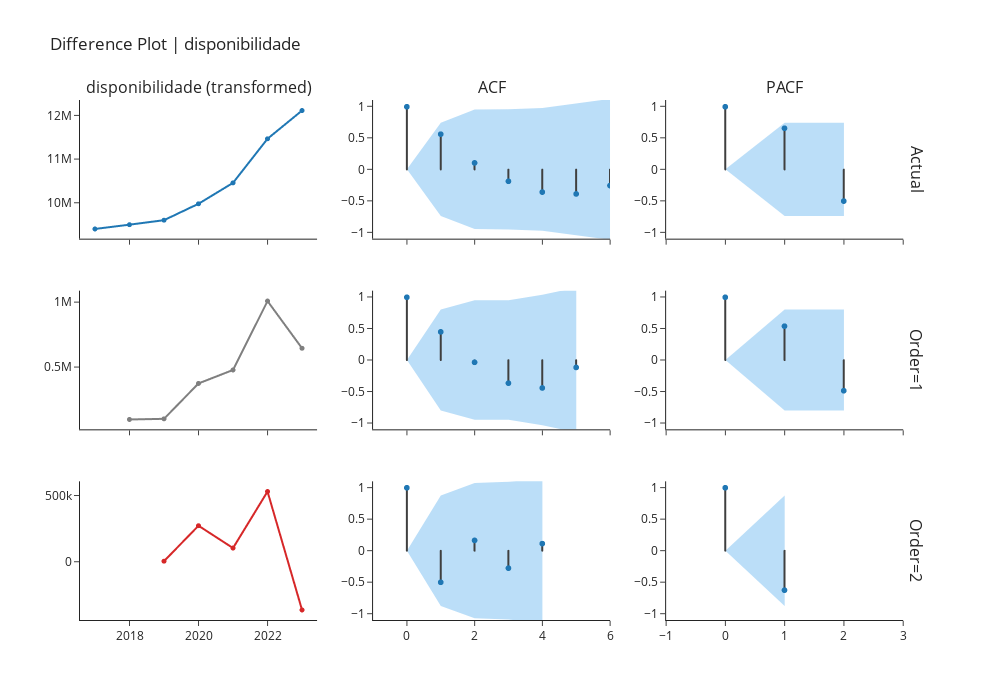

This figure's notebook cell:
### Markdown cell above
## Difference Plot Using Order

### Code cell
exp.plot_model(plot="diff", 
               data_kwargs={"order_list": [1, 2], "acf": True, "pacf": True},
               fig_kwargs = {"height":700,"width":1000,"template": "simple_white","hoverinfo":"skip","big_data_threshold":10})

### Figure 1 — Plotly figure (JSON) as saved in the notebook; plotly's stock layout.template omitted (floating-point values rounded to 4 significant figures)
{"data": [{"hoverinfo": "skip", "line": {"width": 2}, "marker": {"size": 5}, "mode": "lines+markers", "name": "Actual", "showlegend": false, "type": "scattergl", "x": [2017, 2018, 2019, 2020, 2021, 2022, 2023], "xaxis": "x", "y": [9408526, 9506669, 9609533, 9985265, 10464882, 11475682, 12122515], "yaxis": "y"}, {"line": {"color": "#3f3f3f"}, "mode": "lines", "name": "Actual", "showlegend": false, "type": "scattergl", "x": [0, 0], "xaxis": "x2", "y": [0, 1], "yaxis": "y2"}, {"line": {"color": "#3f3f3f"}, "mode": "lines", "name": "Actual", "showlegend": false, "type": "scattergl", "x": [1, 1], "xaxis": "x2", "y": [0, 0.5648], "yaxis": "y2"}, {"line": {"color": "#3f3f3f"}, "mode": "lines", "name": "Actual", "showlegend": false, "type": "scattergl", "x": [2, 2], "xaxis": "x2", "y": [0, 0.1089], "yaxis": "y2"}, {"line": {"color": "#3f3f3f"}, "mode": "lines", "name": "Actual", "showlegend": false, "type": "scattergl", "x": [3, 3], "xaxis": "x2", "y": [0, -0.1833], "yaxis": "y2"}, {"line": {"color": "#3f3f3f"}, "mode": "lines", "name": "Actual", "showlegend": false, "type": "scattergl", "x": [4, 4], "xaxis": "x2", "y": [0, -0.3549], "yaxis": "y2"}, {"line": {"color": "#3f3f3f"}, "mode": "lines", "name": "Actual", "showlegend": false, "type": "scattergl", "x": [5, 5], "xaxis": "x2", "y": [0, -0.3842], "yaxis": "y2"}, {"line": {"color": "#3f3f3f"}, "mode": "lines", "name": "Actual", "showlegend": false, "type": "scattergl", "x": [6, 6], "xaxis": "x2", "y": [0, -0.2512], "yaxis": "y2"}, {"marker": {"color": "#1f77b4", "size": 6}, "mode": "markers", "name": "Actual", "showlegend": false, "type": "scattergl", "x": [0, 1, 2, 3, 4, 5, 6], "xaxis": "x2", "y": [1, 0.5648, 0.1089, -0.1833, -0.3549, -0.3842, -0.2512], "yaxis": "y2"}, {"line": {"color": "rgba(255,255,255,0)"}, "mode": "lines", "name": "UC", "showlegend": false, "type": "scatter", "x": [0, 1, 2, 3, 4, 5, 6], "xaxis": "x2", "y": [0, 0.7408, 0.9481, 0.9549, 0.974, 1.043, 1.118], "yaxis": "y2"}, {"fill": "tonexty", "fillcolor": "rgba(32, 146, 230,0.3)", "line": {"color": "rgba(255,255,255,0)"}, "mode": "lines", "name": "LC", "showlegend": false, "type": "scatter", "x": [0, 1, 2, 3, 4, 5, 6], "xaxis": "x2", "y": [0, -0.7408, -0.9481, -0.9549, -0.974, -1.043, -1.118], "yaxis": "y2"}, {"line": {"color": "#3f3f3f"}, "mode": "lines", "name": "Actual", "showlegend": false, "type": "scattergl", "x": [0, 0], "xaxis": "x3", "y": [0, 1], "yaxis": "y3"}, {"line": {"color": "#3f3f3f"}, "mode": "lines", "name": "Actual", "showlegend": false, "type": "scattergl", "x": [1, 1], "xaxis": "x3", "y": [0, 0.6589], "yaxis": "y3"}, {"line": {"color": "#3f3f3f"}, "mode": "lines", "name": "Actual", "showlegend": false, "type": "scattergl", "x": [2, 2], "xaxis": "x3", "y": [0, -0.4978], "yaxis": "y3"}, {"marker": {"color": "#1f77b4", "size": 6}, "mode": "markers", "name": "Actual", "showlegend": false, "type": "scattergl", "x": [0, 1, 2], "xaxis": "x3", "y": [1, 0.6589, -0.4978], "yaxis": "y3"}, {"line": {"color": "rgba(255,255,255,0)"}, "mode": "lines", "name": "UC", "showlegend": false, "type": "scatter", "x": [0, 1, 2], "xaxis": "x3", "y": [0, 0.7408, 0.7408], "yaxis": "y3"}, {"fill": "tonexty", "fillcolor": "rgba(32, 146, 230,0.3)", "line": {"color": "rgba(255,255,255,0)"}, "mode": "lines", "name": "LC", "showlegend": false, "type": "scatter", "x": [0, 1, 2], "xaxis": "x3", "y": [0, -0.7408, -0.7408], "yaxis": "y3"}, {"hoverinfo": "skip", "line": {"width": 2}, "marker": {"size": 5}, "mode": "lines+markers", "name": "Order=1", "showlegend": false, "type": "scattergl", "x": [2018, 2019, 2020, 2021, 2022, 2023], "xaxis": "x4", "y": [98143, 102864, 375732, 479617, 1010800, 646833], "yaxis": "y4"}, {"line": {"color": "#3f3f3f"}, "mode": "lines", "name": "Order=1", "showlegend": false, "type": "scattergl", "x": [0, 0], "xaxis": "x5", "y": [0, 1], "yaxis": "y5"}, {"line": {"color": "#3f3f3f"}, "mode": "lines", "name": "Order=1", "showlegend": false, "type": "scattergl", "x": [1, 1], "xaxis": "x5", "y": [0, 0.4509], "yaxis": "y5"}, {"line": {"color": "#3f3f3f"}, "mode": "lines", "name": "Order=1", "showlegend": false, "type": "scattergl", "x": [2, 2], "xaxis": "x5", "y": [0, -0.03291], "yaxis": "y5"}, {"line": {"color": "#3f3f3f"}, "mode": "lines", "name": "Order=1", "showlegend": false, "type": "scattergl", "x": [3, 3], "xaxis": "x5", "y": [0, -0.3638], "yaxis": "y5"}, {"line": {"color": "#3f3f3f"}, "mode": "lines", "name": "Order=1", "showlegend": false, "type": "scattergl", "x": [4, 4], "xaxis": "x5", "y": [0, -0.4401], "yaxis": "y5"}, {"line": {"color": "#3f3f3f"}, "mode": "lines", "name": "Order=1", "showlegend": false, "type": "scattergl", "x": [5, 5], "xaxis": "x5", "y": [0, -0.1141], "yaxis": "y5"}, {"marker": {"color": "#1f77b4", "size": 6}, "mode": "markers", "name": "Order=1", "showlegend": false, "type": "scattergl", "x": [0, 1, 2, 3, 4, 5], "xaxis": "x5", "y": [1, 0.4509, -0.03291, -0.3638, -0.4401, -0.1141], "yaxis": "y5"}, {"line": {"color": "rgba(255,255,255,0)"}, "mode": "lines", "name": "UC", "showlegend": false, "type": "scatter", "x": [0, 1, 2, 3, 4, 5], "xaxis": "x5", "y": [0, 0.8002, 0.949, 0.9497, 1.035, 1.149], "yaxis": "y5"}, {"fill": "tonexty", "fillcolor": "rgba(32, 146, 230,0.3)", "line": {"color": "rgba(255,255,255,0)"}, "mode": "lines", "name": "LC", "showlegend": false, "type": "scatter", "x": [0, 1, 2, 3, 4, 5], "xaxis": "x5", "y": [0, -0.8002, -0.949, -0.9497, -1.035, -1.149], "yaxis": "y5"}, {"line": {"color": "#3f3f3f"}, "mode": "lines", "name": "Order=1", "showlegend": false, "type": "scattergl", "x": [0, 0], "xaxis": "x6", "y": [0, 1], "yaxis": "y6"}, {"line": {"color": "#3f3f3f"}, "mode": "lines", "name": "Order=1", "showlegend": false, "type": "scattergl", "x": [1, 1], "xaxis": "x6", "y": [0, 0.5411], "yaxis": "y6"}, {"line": {"color": "#3f3f3f"}, "mode": "lines", "name": "Order=1", "showlegend": false, "type": "scattergl", "x": [2, 2], "xaxis": "x6", "y": [0, -0.4838], "yaxis": "y6"}, {"marker": {"color": "#1f77b4", "size": 6}, "mode": "markers", "name": "Order=1", "showlegend": false, "type": "scattergl", "x": [0, 1, 2], "xaxis": "x6", "y": [1, 0.5411, -0.4838], "yaxis": "y6"}, {"line": {"color": "rgba(255,255,255,0)"}, "mode": "lines", "name": "UC", "showlegend": false, "type": "scatter", "x": [0, 1, 2], "xaxis": "x6", "y": [0, 0.8002, 0.8002], "yaxis": "y6"}, {"fill": "tonexty", "fillcolor": "rgba(32, 146, 230,0.3)", "line": {"color": "rgba(255,255,255,0)"}, "mode": "lines", "name": "LC", "showlegend": false, "type": "scatter", "x": [0, 1, 2], "xaxis": "x6", "y": [0, -0.8002, -0.8002], "yaxis": "y6"}, {"hoverinfo": "skip", "line": {"width": 2}, "marker": {"size": 5}, "mode": "lines+markers", "name": "Order=2", "showlegend": false, "type": "scattergl", "x": [2019, 2020, 2021, 2022, 2023], "xaxis": "x7", "y": [4721, 272868, 103885, 531183, -363967], "yaxis": "y7"}, {"line": {"color": "#3f3f3f"}, "mode": "lines", "name": "Order=2", "showlegend": false, "type": "scattergl", "x": [0, 0], "xaxis": "x8", "y": [0, 1], "yaxis": "y8"}, {"line": {"color": "#3f3f3f"}, "mode": "lines", "name": "Order=2", "showlegend": false, "type": "scattergl", "x": [1, 1], "xaxis": "x8", "y": [0, -0.5008], "yaxis": "y8"}, {"line": {"color": "#3f3f3f"}, "mode": "lines", "name": "Order=2", "showlegend": false, "type": "scattergl", "x": [2, 2], "xaxis": "x8", "y": [0, 0.1641], "yaxis": "y8"}, {"line": {"color": "#3f3f3f"}, "mode": "lines", "name": "Order=2", "showlegend": false, "type": "scattergl", "x": [3, 3], "xaxis": "x8", "y": [0, -0.2764], "yaxis": "y8"}, {"line": {"color": "#3f3f3f"}, "mode": "lines", "name": "Order=2", "showlegend": false, "type": "scattergl", "x": [4, 4], "xaxis": "x8", "y": [0, 0.1131], "yaxis": "y8"}, {"marker": {"color": "#1f77b4", "size": 6}, "mode": "markers", "name": "Order=2", "showlegend": false, "type": "scattergl", "x": [0, 1, 2, 3, 4], "xaxis": "x8", "y": [1, -0.5008, 0.1641, -0.2764, 0.1131], "yaxis": "y8"}, {"line": {"color": "rgba(255,255,255,0)"}, "mode": "lines", "name": "UC", "showlegend": false, "type": "scatter", "x": [0, 1, 2, 3, 4], "xaxis": "x8", "y": [0, 0.8765, 1.074, 1.093, 1.146], "yaxis": "y8"}, {"fill": "tonexty", "fillcolor": "rgba(32, 146, 230,0.3)", "line": {"color": "rgba(255,255,255,0)"}, "mode": "lines", "name": "LC", "showlegend": false, "type": "scatter", "x": [0, 1, 2, 3, 4], "xaxis": "x8", "y": [0, -0.8765, -1.074, -1.093, -1.146], "yaxis": "y8"}, {"line": {"color": "#3f3f3f"}, "mode": "lines", "name": "Order=2", "showlegend": false, "type": "scattergl", "x": [0, 0], "xaxis": "x9", "y": [0, 1], "yaxis": "y9"}, {"line": {"color": "#3f3f3f"}, "mode": "lines", "name": "Order=2", "showlegend": false, "type": "scattergl", "x": [1, 1], "xaxis": "x9", "y": [0, -0.626], "yaxis": "y9"}, {"marker": {"color": "#1f77b4", "size": 6}, "mode": "markers", "name": "Order=2", "showlegend": false, "type": "scattergl", "x": [0, 1], "xaxis": "x9", "y": [1, -0.626], "yaxis": "y9"}, {"line": {"color": "rgba(255,255,255,0)"}, "mode": "lines", "name": "UC", "showlegend": false, "type": "scatter", "x": [0, 1], "xaxis": "x9", "y": [0, 0.8765], "yaxis": "y9"}, {"fill": "tonexty", "fillcolor": "rgba(32, 146, 230,0.3)", "line": {"color": "rgba(255,255,255,0)"}, "mode": "lines", "name": "LC", "showlegend": false, "type": "scatter", "x": [0, 1], "xaxis": "x9", "y": [0, -0.8765], "yaxis": "y9"}], "layout": {"annotations": [{"font": {"size": 16}, "showarrow": false, "text": "disponibilidade (transformed)", "x": 0.1411, "xanchor": "center", "xref": "paper", "y": 1, "yanchor": "bottom", "yref": "paper"}, {"font": {"size": 16}, "showarrow": false, "text": "ACF", "x": 0.49, "xanchor": "center", "xref": "paper", "y": 1, "yanchor": "bottom", "yref": "paper"}, {"font": {"size": 16}, "showarrow": false, "text": "PACF", "x": 0.8389, "xanchor": "center", "xref": "paper", "y": 1, "yanchor": "bottom", "yref": "paper"}, {"font": {"size": 16}, "showarrow": false, "text": "Actual", "textangle": 90, "x": 0.98, "xanchor": "left", "xref": "paper", "y": 0.8667, "yanchor": "middle", "yref": "paper"}, {"font": {"size": 16}, "showarrow": false, "text": "Order=1", "textangle": 90, "x": 0.98, "xanchor": "left", "xref": "paper", "y": 0.5, "yanchor": "middle", "yref": "paper"}, {"font": {"size": 16}, "showarrow": false, "text": "Order=2", "textangle": 90, "x": 0.98, "xanchor": "left", "xref": "paper", "y": 0.1333, "yanchor": "middle", "yref": "paper"}], "autosize": false, "height": 700, "showlegend": false, "title": {"text": "Difference Plot | disponibilidade"}, "width": 1000, "xaxis": {"anchor": "y", "domain": [0, 0.2822], "matches": "x7", "showticklabels": false}, "xaxis2": {"anchor": "y2", "domain": [0.3489, 0.6311], "matches": "x8", "range": [-1, 8], "showticklabels": false}, "xaxis3": {"anchor": "y3", "domain": [0.6978, 0.98], "matches": "x9", "range": [-1, 4], "showticklabels": false}, "xaxis4": {"anchor": "y4", "domain": [0, 0.2822], "matches": "x7", "showticklabels": false}, "xaxis5": {"anchor": "y5", "domain": [0.3489, 0.6311], "matches": "x8", "range": [-1, 7], "showticklabels": false}, "xaxis6": {"anchor": "y6", "domain": [0.6978, 0.98], "matches": "x9", "range": [-1, 4], "showticklabels": false}, "xaxis7": {"anchor": "y7", "domain": [0, 0.2822]}, "xaxis8": {"anchor": "y8", "domain": [0.3489, 0.6311], "range": [-1, 6]}, "xaxis9": {"anchor": "y9", "domain": [0.6978, 0.98], "range": [-1, 3]}, "yaxis": {"anchor": "x", "domain": [0.7333, 1]}, "yaxis2": {"anchor": "x2", "domain": [0.7333, 1], "range": [-1.1, 1.1], "zerolinecolor": "#000000"}, "yaxis3": {"anchor": "x3", "domain": [0.7333, 1], "range": [-1.1, 1.1], "zerolinecolor": "#000000"}, "yaxis4": {"anchor": "x4", "domain": [0.3667, 0.6333]}, "yaxis5": {"anchor": "x5", "domain": [0.3667, 0.6333], "range": [-1.1, 1.1], "zerolinecolor": "#000000"}, "yaxis6": {"anchor": "x6", "domain": [0.3667, 0.6333], "range": [-1.1, 1.1], "zerolinecolor": "#000000"}, "yaxis7": {"anchor": "x7", "domain": [0, 0.2667]}, "yaxis8": {"anchor": "x8", "domain": [0, 0.2667], "range": [-1.1, 1.1], "zerolinecolor": "#000000"}, "yaxis9": {"anchor": "x9", "domain": [0, 0.2667], "range": [-1.1, 1.1], "zerolinecolor": "#000000"}}}
